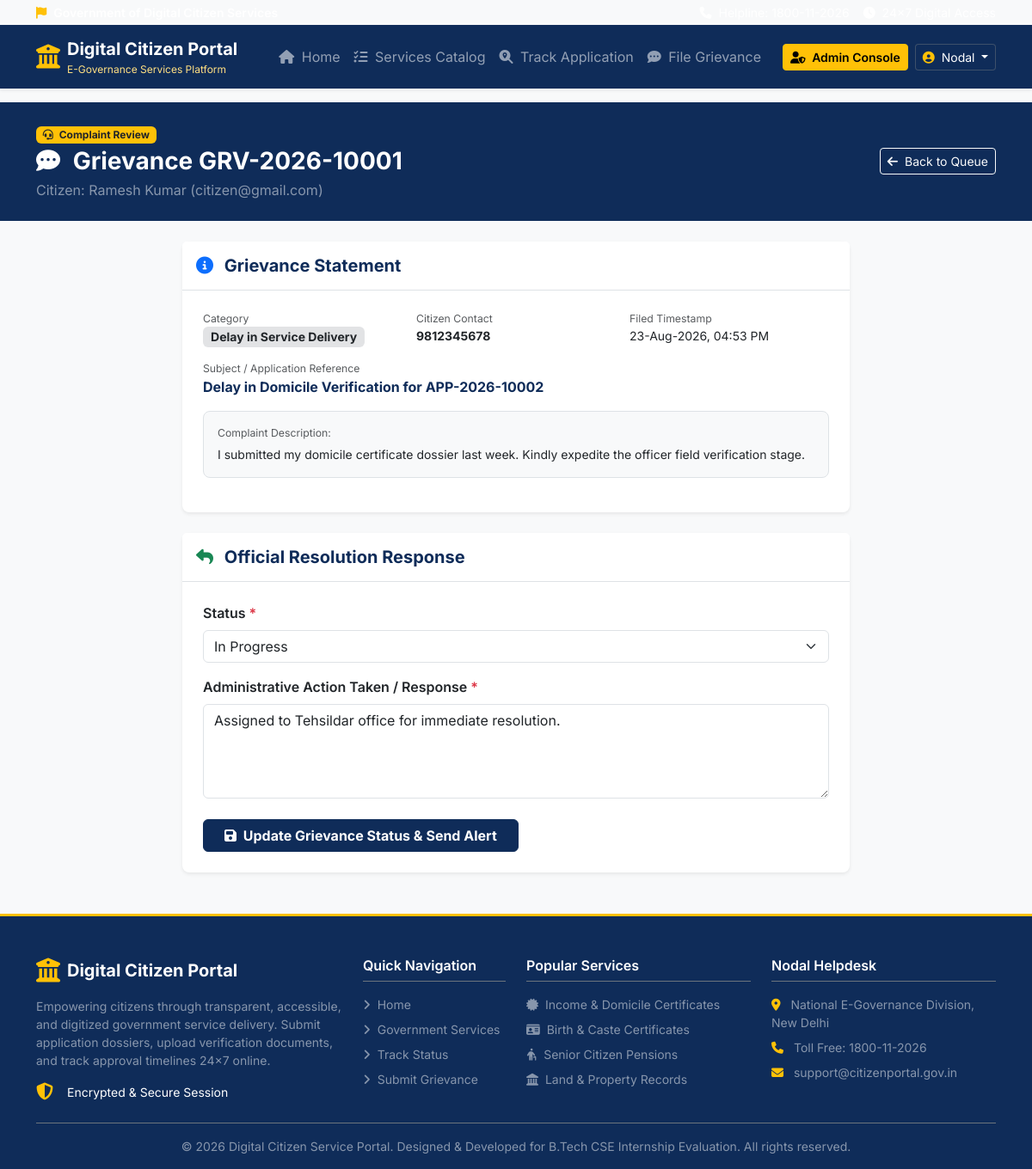
Page /admin/grievance/1 (signed in) on the committed database.
### app/models.py (models this page shows, shortened)
class User(UserMixin, db.Model):
    __tablename__ = 'users'
    id = db.Column(db.Integer, primary_key=True)
    name = db.Column(db.String(120), nullable=False)
    email = db.Column(db.String(120), unique=True, nullable=False, index=True)
    mobile = db.Column(db.String(15), nullable=False)
    password_hash = db.Column(db.String(256), nullable=False)
    role = db.Column(db.String(20), nullable=False, default='citizen') # 'citizen' or 'admin'
    address = db.Column(db.Text, nullable=True)
    state = db.Column(db.String(80), nullable=True)
    district = db.Column(db.String(80), nullable=True)
    created_at = db.Column(db.DateTime, default=datetime.utcnow)
    applications = db.relationship('Application', backref='user', lazy=True, cascade="all, delete-orphan")
    grievances = db.relationship('Grievance', backref='user', lazy=True)
    notifications = db.relationship('Notification', backref='user', lazy=True, cascade="all, delete-orphan")
    def is_admin(self):
        return self.role == 'admin'

class Grievance(db.Model):
    __tablename__ = 'grievances'
    id = db.Column(db.Integer, primary_key=True)
    grievance_number = db.Column(db.String(50), unique=True, nullable=False, index=True)
    user_id = db.Column(db.Integer, db.ForeignKey('users.id'), nullable=True)
    citizen_name = db.Column(db.String(120), nullable=False)
    citizen_email = db.Column(db.String(120), nullable=False)
    citizen_mobile = db.Column(db.String(15), nullable=False)
    category = db.Column(db.String(100), nullable=False)
    subject = db.Column(db.String(200), nullable=False)
    description = db.Column(db.Text, nullable=False)
    attachment_path = db.Column(db.String(500), nullable=True)
    status = db.Column(db.String(30), nullable=False, default='open')
    remarks = db.Column(db.Text, nullable=True)
    created_at = db.Column(db.DateTime, default=datetime.utcnow)
    updated_at = db.Column(db.DateTime, default=datetime.utcnow, onupdate=datetime.utcnow)

### app/routes/admin.py (the view, shortened to what this page needs)
@admin_bp.route('/grievance/<int:grievance_id>', methods=['GET', 'POST'])
@login_required
@admin_required
def grievance_detail(grievance_id):
    grv = Grievance.query.get_or_404(grievance_id)
    form = GrievanceStatusForm()
    if request.method == 'GET':
        form.status.data = grv.status
        form.remarks.data = grv.remarks or ''
    return render_template('admin/grievance_detail.html', grievance=grv, form=form)

### app/forms.py
class GrievanceStatusForm(FlaskForm):
    status = SelectField('Status', choices=[
        ('open', 'Open'),
        ('in_progress', 'In Progress'),
        ('resolved', 'Resolved')
    ], validators=[DataRequired()])
    remarks = TextAreaField('Administrative Action Taken / Response', validators=[DataRequired(), Length(min=3, max=1000)])
    submit = SubmitField('Update Grievance Status')

### app/utils.py (called while the page is built)
def admin_required(f):
    @wraps(f)
    def decorated_function(*args, **kwargs):
        if not current_user.is_authenticated:
            flash('Please log in with administrative credentials.', 'warning')
            return redirect(url_for('auth.login'))
        if not current_user.is_admin():
            flash('Access Denied. Administrative privileges required.', 'danger')
            return redirect(url_for('citizen.dashboard'))
        return f(*args, **kwargs)
    return decorated_function

### app/templates/admin/grievance_detail.html (shortened to what this page needs)
{% extends "base.html" %}
{% block content %}
<div class="bg-navy text-white py-4 mb-4">
    <div class="container">
        <div class="d-flex flex-wrap justify-content-between align-items-center gap-2">
            <div>
                <span class="badge bg-warning text-dark mb-1"><i class="fa-solid fa-headset me-1"></i> Complaint Review</span>
                <h1 class="h3 fw-bold mb-1"><i class="fa-solid fa-comment-dots me-2"></i> Grievance {{ grievance.grievance_number }}</h1>
                <p class="text-white-50 mb-0">Citizen: {{ grievance.citizen_name }} ({{ grievance.citizen_email }})</p>
            </div>
            <div>
                <a href="{{ url_for('admin.grievances') }}" class="btn btn-outline-light btn-sm">
                    <i class="fa-solid fa-arrow-left me-1"></i> Back to Queue
                </a>
            </div>
        </div>
    </div>
</div>
<div class="container pb-5 max-w-800">
    <div class="card border-0 shadow-sm rounded-3 mb-4">
        <div class="card-header bg-white py-3 border-bottom">
            <h5 class="fw-bold text-navy mb-0"><i class="fa-solid fa-circle-info text-primary me-2"></i> Grievance Statement</h5>
        </div>
        <div class="card-body p-4 fs-7">
            <div class="row g-3 mb-3">
                <div class="col-md-4">
                    <small class="text-muted d-block">Category</small>
                    <span class="badge bg-secondary-subtle text-dark fs-7">{{ grievance.category }}</span>
                </div>
                <div class="col-md-4">
                    <small class="text-muted d-block">Citizen Contact</small>
                    <strong class="text-dark">{{ grievance.citizen_mobile }}</strong>
                </div>
                <div class="col-md-4">
                    <small class="text-muted d-block">Filed Timestamp</small>
                    <span class="text-dark">{{ grievance.created_at.strftime('%d-%b-%Y, %I:%M %p') }}</span>
                </div>
            </div>
            <div class="mb-3">
                <small class="text-muted d-block">Subject / Application Reference</small>
                <strong class="text-navy fs-6">{{ grievance.subject }}</strong>
            </div>
            <div class="p-3 bg-light rounded-3 border mb-3">
                <small class="text-muted d-block mb-1">Complaint Description:</small>
                <p class="mb-0 text-dark">{{ grievance.description }}</p>
            </div>
        </div>
    </div>
    <div class="card border-0 shadow-sm rounded-3">
        <div class="card-header bg-white py-3 border-bottom">
            <h5 class="fw-bold text-navy mb-0"><i class="fa-solid fa-reply text-success me-2"></i> Official Resolution Response</h5>
        </div>
        <div class="card-body p-4">
            <form method="POST" action="{{ url_for('admin.grievance_detail', grievance_id=grievance.id) }}">
                <div class="mb-3">
                    <label class="form-label fw-semibold text-dark">{{ form.status.label.text }} <span class="text-danger">*</span></label>
                    {{ form.status(class="form-select") }}
                </div>
                <div class="mb-4">
                    <label class="form-label fw-semibold text-dark">{{ form.remarks.label.text }} <span class="text-danger">*</span></label>
                    {{ form.remarks(class="form-control", rows="4", placeholder="Enter official resolution details, officer explanation, or contact instructions...") }}
                </div>
                <button type="submit" class="btn btn-navy fw-bold px-4">
                    <i class="fa-solid fa-floppy-disk me-1"></i> Update Grievance Status & Send Alert
                </button>
            </form>
        </div>
    </div>
</div>
{% endblock %}

### app/templates/components/navbar.html (shortened to what this page needs)
<nav class="navbar navbar-expand-lg navbar-dark bg-navy shadow-sm sticky-top" aria-label="Main navigation">
    <div class="container">
        <a class="navbar-brand d-flex align-items-center gap-2" href="{{ url_for('main.index') }}">
            <i class="fa-solid fa-building-columns fs-3 text-warning"></i>
            <div class="d-flex flex-column">
                <span class="fw-bold tracking-tight text-white fs-5 leading-tight">Digital Citizen Portal</span>
                <span class="fs-8 text-warning-light">E-Governance Services Platform</span>
            </div>
        </a>
        <div class="collapse navbar-collapse" id="navbarMain">
            <ul class="navbar-nav me-auto mb-2 mb-lg-0 ms-lg-4">
                <li class="nav-item">
                    <a class="nav-link {% if request.endpoint == 'main.index' %}active fw-semibold{% endif %}" href="{{ url_for('main.index') }}">
                        <i class="fa-solid fa-house me-1"></i> Home
                    </a>
                </li>
                <li class="nav-item">
                    <a class="nav-link {% if request.endpoint == 'main.services' %}active fw-semibold{% endif %}" href="{{ url_for('main.services') }}">
                        <i class="fa-solid fa-list-check me-1"></i> Services Catalog
                    </a>
                </li>
                <li class="nav-item">
                    <a class="nav-link {% if request.endpoint == 'main.track' %}active fw-semibold{% endif %}" href="{{ url_for('main.track') }}">
                        <i class="fa-solid fa-magnifying-glass-location me-1"></i> Track Application
                    </a>
                </li>
                <li class="nav-item">
                    <a class="nav-link {% if request.endpoint == 'main.grievance' %}active fw-semibold{% endif %}" href="{{ url_for('main.grievance') }}">
                        <i class="fa-solid fa-comment-dots me-1"></i> File Grievance
                    </a>
                </li>
            </ul>
            <div class="d-flex align-items-center gap-2">
                {% if current_user.is_authenticated %}
                    {% if current_user.is_admin() %}
                        <a href="{{ url_for('admin.dashboard') }}" class="btn btn-warning btn-sm fw-semibold">
                            <i class="fa-solid fa-user-shield me-1"></i> Admin Console
                        </a>
                    {% else %}
                        <a href="{{ url_for('citizen.dashboard') }}" class="btn btn-outline-light btn-sm fw-semibold">
                            <i class="fa-solid fa-gauge-high me-1"></i> My Dashboard
                        </a>
                    {% endif %}
                    <div class="dropdown">
                        <button class="btn btn-navy text-white dropdown-toggle border-secondary border-opacity-50 btn-sm" type="button" id="userMenu" data-bs-toggle="dropdown" aria-expanded="false">
                            <i class="fa-solid fa-circle-user text-warning me-1"></i> {{ current_user.name.split()[0] }}
                        </button>
                    </div>
                {% endif %}
            </div>
        </div>
    </div>
</nav>

### app/static/css/style.css (style rules this page uses)
:root { --navy-primary: #0f2c59; --navy-hover: #0a1f40; --gov-yellow: #ffb703; --gov-yellow-hover: #fb8500; --bg-light: #f8f9fa; --font-inter: 'Inter', system-ui, -apple-system, sans-serif; }
body { font-family: var(--font-inter); color: #2b2d42; background-color: var(--bg-light); }
.bg-navy { background-color: var(--navy-primary) !important; }
.text-navy { color: var(--navy-primary) !important; }
.btn-navy { background-color: var(--navy-primary); color: #ffffff; border: 1px solid var(--navy-primary); }
.text-warning-light { color: #ffe082; }
.max-w-800 { max-width: 800px; }
.fs-7 { font-size: 0.875rem; }
.fs-8 { font-size: 0.75rem; }

### rows in the picture
User: name "Nodal"
Grievance: grievance_number "GRV-2026-10001", citizen_name "Ramesh Kumar", citizen_email "citizen@gmail.com", category "Delay in Service Delivery", citizen_mobile "9812345678", created_at "23-Aug-2026, 04:53 PM", subject "Delay in Domicile Verification for APP-2026-10002", description "I submitted my domicile certificate dossier last week. Kindly expedite the officer field verification stage.", status "In Progress", remarks "Assigned to Tehsildar office for immediate resolution."
